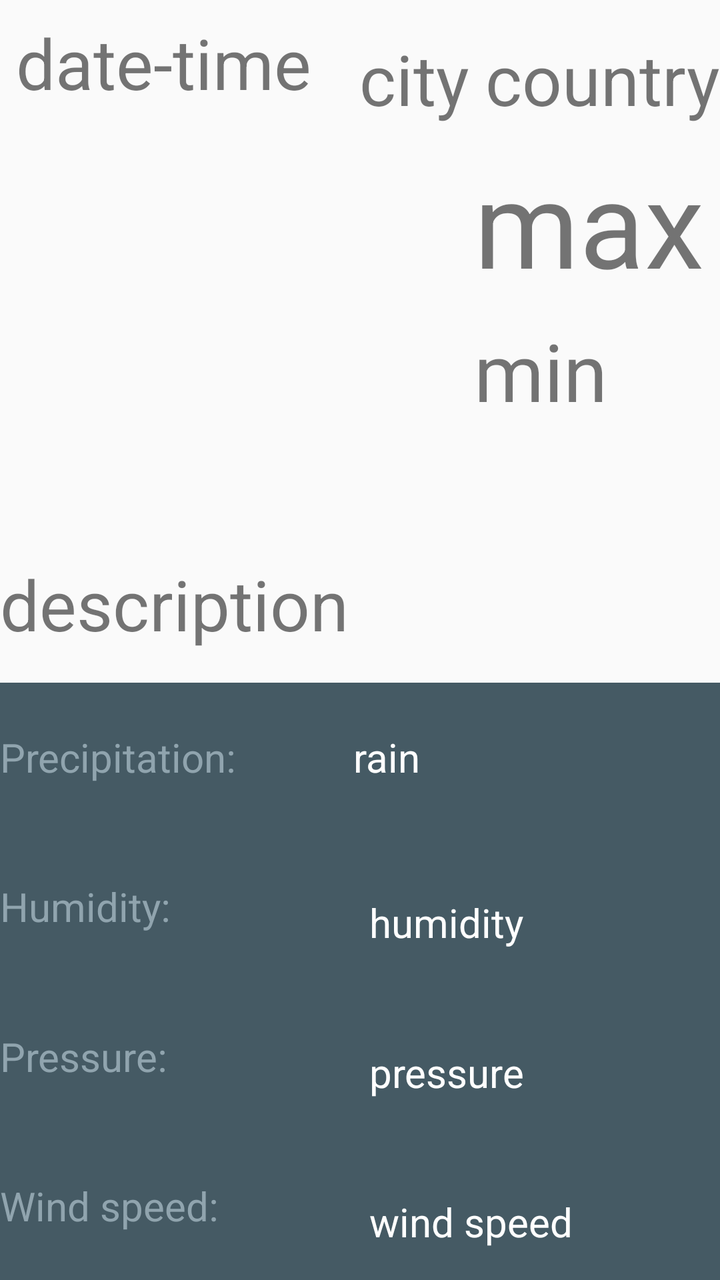
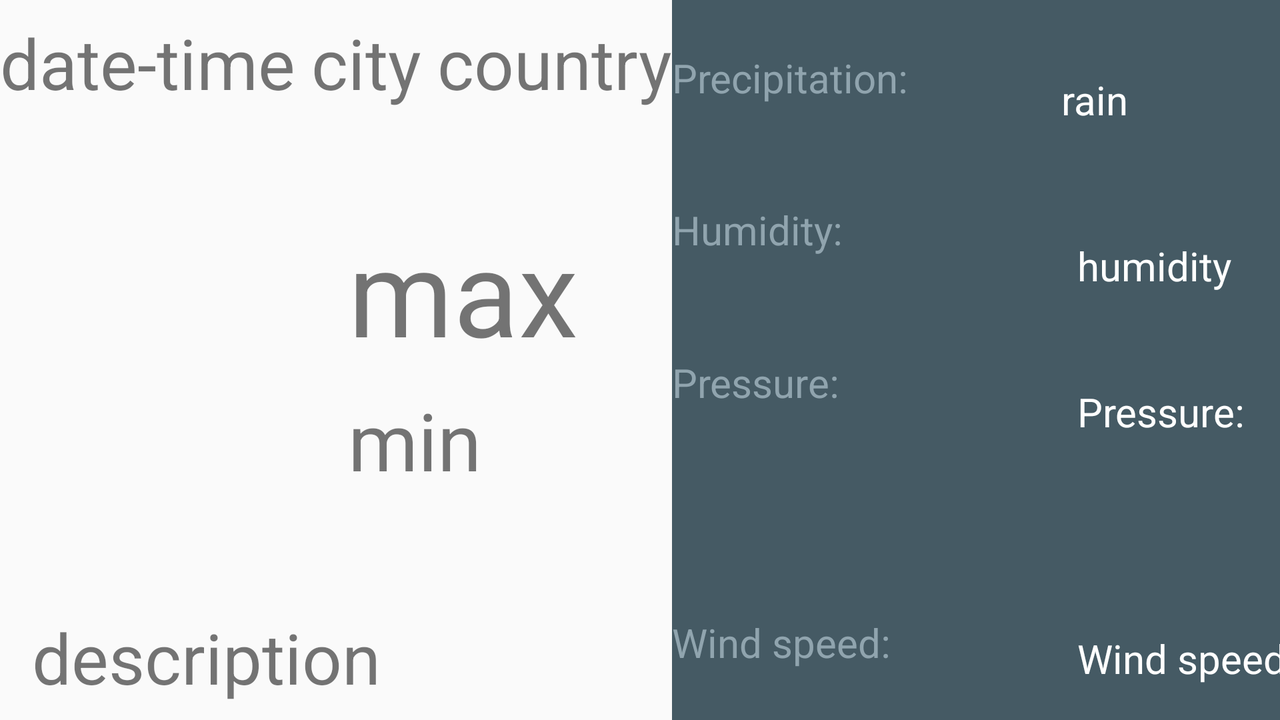

An Android layout and its configuration variant, each rendered on a device that would load it. The default file and the variant file are quoted in full after the pictures.
<!-- AndroidManifest.xml: application theme AppTheme -->
<!-- res/layout/activity_aday_weather_details.xml -->
<?xml version="1.0" encoding="utf-8"?>
<layout
    xmlns:android="http://schemas.android.com/apk/res/android"
    xmlns:app="http://schemas.android.com/apk/res-auto"
    xmlns:tools="http://schemas.android.com/tools"
    tools:context=".ADayWeatherDetails">

<android.support.constraint.ConstraintLayout

    android:layout_width="match_parent"
    android:layout_height="match_parent">

    <android.support.constraint.ConstraintLayout

        android:id="@+id/constraintLayout3"
        android:layout_width="0dp"
        android:layout_height="wrap_content"
        app:layout_constraintEnd_toEndOf="parent"
        app:layout_constraintStart_toStartOf="parent"
        app:layout_constraintTop_toTopOf="parent">

        <ImageView
            android:id="@+id/a_day_icon_details_image_view"
            android:layout_width="200dp"
            android:layout_height="200dp"
            android:layout_marginTop="8dp"
            app:layout_constraintTop_toBottomOf="@+id/a_day_date_details_text_view"
            tools:src="@drawable/ic_launcher_foreground" />

        <TextView
            android:id="@+id/a_day_date_details_text_view"
            android:layout_width="0dp"
            android:layout_height="wrap_content"
            android:layout_marginEnd="8dp"
            android:layout_marginStart="8dp"
            android:layout_marginTop="8dp"
            android:textSize="35dp"
            app:layout_constraintEnd_toStartOf="@+id/a_day_city_details_text_view"
            app:layout_constraintStart_toStartOf="parent"
            app:layout_constraintTop_toTopOf="parent"
            tools:text="date-time" />

        <TextView
            android:id="@+id/a_day_city_details_text_view"
            android:layout_width="0dp"
            android:layout_height="wrap_content"
            android:layout_marginEnd="8dp"
            android:layout_marginTop="8dp"
            android:text="city"
            android:textSize="35dp"
            app:layout_constraintEnd_toStartOf="@+id/a_day_country_details_text_view"
            app:layout_constraintTop_toTopOf="@+id/a_day_date_details_text_view" />

        <TextView
            android:id="@+id/a_day_country_details_text_view"
            android:layout_width="0dp"
            android:layout_height="wrap_content"
            android:text="country"
            android:textSize="35dp"
            app:layout_constraintEnd_toEndOf="parent"
            app:layout_constraintTop_toTopOf="@+id/a_day_city_details_text_view" />

        <TextView
            android:id="@+id/a_day_description_details_text_view"
            android:layout_width="wrap_content"
            android:layout_height="wrap_content"
            android:layout_marginTop="16dp"
            android:text="description"
            android:textSize="35dp"
            app:layout_constraintStart_toStartOf="@+id/a_day_icon_details_image_view"
            app:layout_constraintTop_toBottomOf="@+id/a_day_icon_details_image_view" />

        <TextView
            android:id="@+id/a_day_max_temp_details_text_view"
            android:layout_width="wrap_content"
            android:layout_height="wrap_content"
            android:layout_marginEnd="8dp"
            android:layout_marginTop="8dp"
            android:text="max"
            android:textSize="60dp"
            app:layout_constraintEnd_toEndOf="parent"
            app:layout_constraintTop_toTopOf="@+id/a_day_icon_details_image_view" />

        <TextView
            android:id="@+id/a_day_min_temp_details_text_view"
            android:layout_width="wrap_content"
            android:layout_height="wrap_content"
            android:layout_marginTop="8dp"
            android:textSize="40dp"
            app:layout_constraintStart_toStartOf="@+id/a_day_max_temp_details_text_view"
            app:layout_constraintTop_toBottomOf="@+id/a_day_max_temp_details_text_view"
            tools:text="min" />

        
    </android.support.constraint.ConstraintLayout>

    <android.support.constraint.ConstraintLayout
        android:layout_width="0dp"
        android:layout_height="0dp"
        android:layout_marginTop="16dp"
        android:background="@color/detail_accent_pane_background"
        app:layout_constraintBottom_toBottomOf="parent"
        app:layout_constraintEnd_toEndOf="@+id/constraintLayout3"
        app:layout_constraintStart_toStartOf="@+id/constraintLayout3"
        app:layout_constraintTop_toBottomOf="@+id/constraintLayout3">

        <TextView
            android:id="@+id/a_day_wind_details_text_view"
            android:layout_width="wrap_content"
            android:layout_height="wrap_content"
            android:layout_marginTop="8dp"
            android:text="wind speed"
            android:textSize="20dp"
            android:textColor="@android:color/white"
            app:layout_constraintStart_toStartOf="@+id/a_day_pressure_details_text_view"
            app:layout_constraintTop_toTopOf="@+id/textView5" />

        <TextView
            android:id="@+id/a_day_pressure_details_text_view"
            android:layout_width="wrap_content"
            android:layout_height="wrap_content"
            android:layout_marginTop="8dp"
            android:text="pressure"
            android:textSize="20dp"
            android:textColor="@android:color/white"
            app:layout_constraintStart_toStartOf="@+id/a_day_humidity_details_text_view"
            app:layout_constraintTop_toTopOf="@+id/a_day_pressure_label_details_text_view" />

        <TextView
            android:id="@+id/a_day_precipitation_details_text_view"
            android:layout_width="wrap_content"
            android:layout_height="wrap_content"
            android:layout_marginEnd="100dp"
            android:layout_marginStart="8dp"
            android:text="rain"
            android:textSize="20dp"
            android:textColor="@android:color/white"
            app:layout_constraintEnd_toEndOf="parent"
            app:layout_constraintStart_toEndOf="@+id/a_day_precipitation_label_details_text_view"
            app:layout_constraintTop_toTopOf="@+id/a_day_precipitation_label_details_text_view" />

        <TextView
            android:id="@+id/a_day_humidity_details_text_view"
            android:layout_width="wrap_content"
            android:layout_height="wrap_content"
            android:layout_marginStart="8dp"
            android:layout_marginTop="8dp"
            android:textSize="20dp"
            android:textColor="@android:color/white"
            app:layout_constraintStart_toStartOf="@+id/a_day_precipitation_details_text_view"
            app:layout_constraintTop_toTopOf="@+id/a_day_humidity_label_details_text_view"
            tools:text="humidity" />


        <TextView
            android:id="@+id/a_day_humidity_label_details_text_view"
            android:layout_width="wrap_content"
            android:layout_height="wrap_content"
            android:layout_marginBottom="16dp"
            android:layout_marginTop="16dp"
            android:fontFamily="sans-serif"
            android:textColor="@color/detail_accent_label"
            android:text="Humidity:"
            android:textSize="20dp"
            app:layout_constraintBottom_toTopOf="@+id/a_day_pressure_label_details_text_view"
            app:layout_constraintStart_toStartOf="@+id/a_day_precipitation_label_details_text_view"
            app:layout_constraintTop_toBottomOf="@+id/a_day_precipitation_label_details_text_view" />

        <TextView
            android:id="@+id/a_day_pressure_label_details_text_view"
            android:layout_width="wrap_content"
            android:layout_height="wrap_content"
            android:layout_marginBottom="16dp"
            android:layout_marginTop="16dp"
            android:text="Pressure:"
            android:fontFamily="sans-serif"
            android:textColor="@color/detail_accent_label"
            android:textSize="20dp"
            app:layout_constraintBottom_toTopOf="@+id/textView5"
            app:layout_constraintStart_toStartOf="@+id/a_day_humidity_label_details_text_view"
            app:layout_constraintTop_toBottomOf="@+id/a_day_humidity_label_details_text_view" />

        <TextView
            android:id="@+id/a_day_precipitation_label_details_text_view"
            android:layout_width="wrap_content"
            android:layout_height="wrap_content"
            android:layout_marginBottom="16dp"
            android:layout_marginTop="8dp"
            android:text="Precipitation:"
            android:textSize="20dp"
            android:fontFamily="sans-serif"
            android:textColor="@color/detail_accent_label"
            app:layout_constraintBottom_toTopOf="@+id/a_day_humidity_label_details_text_view"
            app:layout_constraintStart_toStartOf="parent"
            app:layout_constraintTop_toTopOf="parent" />

        <TextView
            android:id="@+id/textView5"
            android:layout_width="wrap_content"
            android:layout_height="wrap_content"
            android:layout_marginBottom="8dp"
            android:layout_marginTop="16dp"
            android:text="Wind speed:"
            android:textSize="20dp"
            android:fontFamily="sans-serif"
            android:textColor="@color/detail_accent_label"
            app:layout_constraintBottom_toBottomOf="parent"
            app:layout_constraintStart_toStartOf="@+id/a_day_pressure_label_details_text_view"
            app:layout_constraintTop_toBottomOf="@+id/a_day_pressure_label_details_text_view" />
    </android.support.constraint.ConstraintLayout>

</android.support.constraint.ConstraintLayout>
</layout>
<!-- resources referenced by this layout -->
<resources>
  <color name="detail_accent_label">#90A4AE</color>
  <color name="detail_accent_pane_background">#455A64</color>
  <style name="AppTheme" parent="Theme.AppCompat.Light.DarkActionBar">
          
          <item name="colorPrimary">@color/colorPrimary</item>
          <item name="colorPrimaryDark">@color/colorPrimaryDark</item>
          <item name="colorAccent">@color/colorAccent</item>
          <item name="preferenceTheme">@style/PreferenceThemeOverlay</item>
  
      </style>
  <color name="colorPrimary">#03A9F4</color>
  <color name="colorPrimaryDark">#0288D1</color>
  <color name="colorAccent">#FFD740</color>
</resources>
<!-- res/layout-land/activity_aday_weather_details.xml (the repository's variant of the layout above) -->
<!-- drawn on the phone turned sideways -->
<?xml version="1.0" encoding="utf-8"?>
<layout
    xmlns:android="http://schemas.android.com/apk/res/android"
    xmlns:app="http://schemas.android.com/apk/res-auto"
    xmlns:tools="http://schemas.android.com/tools"
    tools:context=".ADayWeatherDetails">



        <android.support.constraint.ConstraintLayout
            android:layout_width="match_parent"
            android:layout_height="match_parent"
            android:orientation="horizontal">


            <android.support.constraint.ConstraintLayout

                android:id="@+id/constraintLayout"
                android:layout_width="wrap_content"
                android:layout_height="0dp"
                app:layout_constraintBottom_toBottomOf="parent"
                app:layout_constraintStart_toStartOf="parent"
                app:layout_constraintTop_toTopOf="parent">


                <ImageView
                    android:id="@+id/a_day_icon_details_image_view"
                    android:layout_width="150dp"
                    android:layout_height="150dp"
                    android:layout_marginBottom="8dp"
                    android:layout_marginStart="16dp"
                    android:layout_marginTop="8dp"
                    android:contentDescription="@string/icon_description"
                    app:layout_constraintBottom_toTopOf="@+id/a_day_description_details_text_view"
                    app:layout_constraintStart_toStartOf="parent"
                    app:layout_constraintTop_toBottomOf="@+id/a_day_date_details_text_view"
                    tools:src="@drawable/ic_launcher_foreground" />

                <TextView
                    android:id="@+id/a_day_date_details_text_view"
                    android:layout_width="wrap_content"
                    android:layout_height="wrap_content"
                    android:layout_marginEnd="8dp"
                    android:layout_marginTop="8dp"
                    android:textSize="35sp"
                    app:layout_constraintEnd_toStartOf="@+id/a_day_city_details_text_view"
                    app:layout_constraintStart_toStartOf="parent"
                    app:layout_constraintTop_toTopOf="parent"
                    tools:text="date-time" />

                <TextView
                    android:id="@+id/a_day_city_details_text_view"
                    android:layout_width="wrap_content"
                    android:layout_height="wrap_content"
                    android:layout_marginEnd="8dp"
                    android:text="city"
                    android:textSize="35sp"
                    app:layout_constraintEnd_toStartOf="@+id/a_day_country_details_text_view"
                    app:layout_constraintTop_toTopOf="@+id/a_day_date_details_text_view" />

                <TextView
                    android:id="@+id/a_day_country_details_text_view"
                    android:layout_width="wrap_content"
                    android:layout_height="wrap_content"
                    android:text="country"
                    android:textSize="35sp"
                    app:layout_constraintEnd_toEndOf="parent"
                    app:layout_constraintTop_toTopOf="@+id/a_day_city_details_text_view" />

                <TextView
                    android:id="@+id/a_day_description_details_text_view"
                    android:layout_width="wrap_content"
                    android:layout_height="wrap_content"
                    android:layout_marginBottom="8dp"
                    android:text="description"
                    android:textSize="35sp"
                    app:layout_constraintBottom_toBottomOf="parent"
                    app:layout_constraintStart_toStartOf="@+id/a_day_icon_details_image_view" />

                <TextView
                    android:id="@+id/a_day_max_temp_details_text_view"
                    android:layout_width="wrap_content"
                    android:layout_height="wrap_content"
                    android:layout_marginStart="8dp"
                    android:text="max"
                    android:textSize="60sp"
                    app:layout_constraintStart_toEndOf="@+id/a_day_icon_details_image_view"
                    app:layout_constraintTop_toTopOf="@+id/a_day_icon_details_image_view" />


                <TextView
                    android:id="@+id/a_day_min_temp_details_text_view"
                    android:layout_width="wrap_content"
                    android:layout_height="wrap_content"
                    android:layout_marginBottom="8dp"
                    android:layout_marginTop="8dp"
                    android:textSize="40sp"
                    app:layout_constraintBottom_toBottomOf="@+id/a_day_icon_details_image_view"
                    app:layout_constraintStart_toStartOf="@+id/a_day_max_temp_details_text_view"
                    app:layout_constraintTop_toBottomOf="@+id/a_day_max_temp_details_text_view"
                    tools:text="min" />
                


            </android.support.constraint.ConstraintLayout>

            <android.support.constraint.ConstraintLayout
                android:id="@+id/constraintLayout2"
                android:layout_width="0dp"
                android:layout_height="0dp"
                android:background="@color/detail_accent_pane_background"
                app:layout_constraintBottom_toBottomOf="@+id/constraintLayout"
                app:layout_constraintEnd_toEndOf="parent"
                app:layout_constraintHorizontal_bias="1.0"
                app:layout_constraintStart_toEndOf="@+id/constraintLayout"
                app:layout_constraintTop_toTopOf="@+id/constraintLayout"
                app:layout_constraintVertical_bias="0.0">

                <TextView
                    android:id="@+id/a_day_wind_details_text_view"
                    android:layout_width="wrap_content"
                    android:layout_height="wrap_content"
                    android:layout_marginTop="8dp"
                    android:text="@string/wind_speed"
                    android:textSize="20sp"
                    android:textColor="@android:color/white"
                    app:layout_constraintStart_toStartOf="@+id/a_day_pressure_details_text_view"
                    app:layout_constraintTop_toTopOf="@+id/textView5" />

                <TextView
                    android:id="@+id/a_day_pressure_details_text_view"
                    android:layout_width="wrap_content"
                    android:layout_height="wrap_content"
                    android:layout_marginBottom="90dp"
                    android:layout_marginTop="8dp"
                    android:text="@string/pressure"
                    android:textSize="20sp"
                    android:textColor="@android:color/white"
                    app:layout_constraintBottom_toTopOf="@+id/a_day_wind_details_text_view"
                    app:layout_constraintStart_toStartOf="@+id/a_day_humidity_details_text_view"
                    app:layout_constraintTop_toTopOf="@+id/a_day_pressure_label_details_text_view" />

                <TextView
                    android:id="@+id/a_day_precipitation_details_text_view"
                    android:layout_width="wrap_content"
                    android:layout_height="wrap_content"
                    android:layout_marginBottom="45dp"
                    android:layout_marginEnd="8dp"
                    android:layout_marginStart="8dp"
                    android:text="rain"
                    android:textSize="20sp"
                    android:textColor="@android:color/white"
                    app:layout_constraintBottom_toTopOf="@+id/a_day_humidity_details_text_view"
                    app:layout_constraintEnd_toEndOf="parent"
                    app:layout_constraintStart_toEndOf="@+id/a_day_precipitation_label_details_text_view"
                    app:layout_constraintTop_toTopOf="@+id/a_day_precipitation_label_details_text_view" />

                <TextView
                    android:id="@+id/a_day_humidity_details_text_view"
                    android:layout_width="wrap_content"
                    android:layout_height="wrap_content"
                    android:layout_marginBottom="36dp"
                    android:layout_marginStart="8dp"
                    android:layout_marginTop="8dp"
                    android:textSize="20sp"
                    android:textColor="@android:color/white"
                    app:layout_constraintBottom_toTopOf="@+id/a_day_pressure_details_text_view"
                    app:layout_constraintStart_toStartOf="@+id/a_day_precipitation_details_text_view"
                    app:layout_constraintTop_toTopOf="@+id/a_day_humidity_label_details_text_view"
                    tools:text="humidity" />

                <TextView
                    android:id="@+id/a_day_humidity_label_details_text_view"
                    android:layout_width="wrap_content"
                    android:layout_height="wrap_content"
                    android:layout_marginBottom="16dp"
                    android:layout_marginTop="16dp"
                    android:text="@string/humidity"
                    android:textSize="20sp"
                    android:fontFamily="sans-serif"
                    android:textColor="@color/detail_accent_label"
                    app:layout_constraintBottom_toTopOf="@+id/a_day_pressure_label_details_text_view"
                    app:layout_constraintStart_toStartOf="@+id/a_day_precipitation_label_details_text_view"
                    app:layout_constraintTop_toBottomOf="@+id/a_day_precipitation_label_details_text_view" />

                <TextView
                    android:id="@+id/a_day_pressure_label_details_text_view"
                    android:layout_width="wrap_content"
                    android:layout_height="wrap_content"
                    android:layout_marginBottom="70dp"
                    android:layout_marginTop="16dp"
                    android:text="@string/pressure"
                    android:textSize="20sp"
                    android:fontFamily="sans-serif"
                    android:textColor="@color/detail_accent_label"
                    app:layout_constraintBottom_toTopOf="@+id/textView5"
                    app:layout_constraintStart_toStartOf="@+id/a_day_humidity_label_details_text_view"
                    app:layout_constraintTop_toBottomOf="@+id/a_day_humidity_label_details_text_view" />

                <TextView
                    android:id="@+id/a_day_precipitation_label_details_text_view"
                    android:layout_width="0dp"
                    android:layout_height="wrap_content"
                    android:layout_marginBottom="16dp"
                    android:layout_marginTop="8dp"
                    android:text="@string/precipitation"
                    android:textSize="20sp"
                    android:fontFamily="sans-serif"
                    android:textColor="@color/detail_accent_label"
                    app:layout_constraintBottom_toTopOf="@+id/a_day_humidity_label_details_text_view"
                    app:layout_constraintStart_toStartOf="parent"
                    app:layout_constraintTop_toTopOf="parent" />

                <TextView
                    android:id="@+id/textView5"
                    android:layout_width="wrap_content"
                    android:layout_height="wrap_content"
                    android:layout_marginBottom="8dp"
                    android:layout_marginTop="16dp"
                    android:text="Wind speed:"
                    android:textSize="20sp"
                    android:fontFamily="sans-serif"
                    android:textColor="@color/detail_accent_label"
                    app:layout_constraintBottom_toBottomOf="parent"
                    app:layout_constraintStart_toStartOf="@+id/a_day_pressure_label_details_text_view"
                    app:layout_constraintTop_toBottomOf="@+id/a_day_pressure_label_details_text_view" />
            </android.support.constraint.ConstraintLayout>

        </android.support.constraint.ConstraintLayout>

</layout>
<!-- resources referenced by the variant -->
<!-- as the phone turned sideways resolves them -->
<resources>
  <color name="detail_accent_label">#90A4AE</color>
  <color name="detail_accent_pane_background">#455A64</color>
  <string name="humidity">Humidity:</string>
  <string name="icon_description">weather icon</string>
  <string name="precipitation">Precipitation:</string>
  <string name="pressure">Pressure:</string>
  <string name="wind_speed">Wind speed:</string>
  <style name="AppTheme" parent="Theme.AppCompat.Light.DarkActionBar">
          
          <item name="colorPrimary">@color/colorPrimary</item>
          <item name="colorPrimaryDark">@color/colorPrimaryDark</item>
          <item name="colorAccent">@color/colorAccent</item>
          <item name="preferenceTheme">@style/PreferenceThemeOverlay</item>
  
      </style>
  <color name="colorPrimary">#03A9F4</color>
  <color name="colorPrimaryDark">#0288D1</color>
  <color name="colorAccent">#FFD740</color>
</resources>
